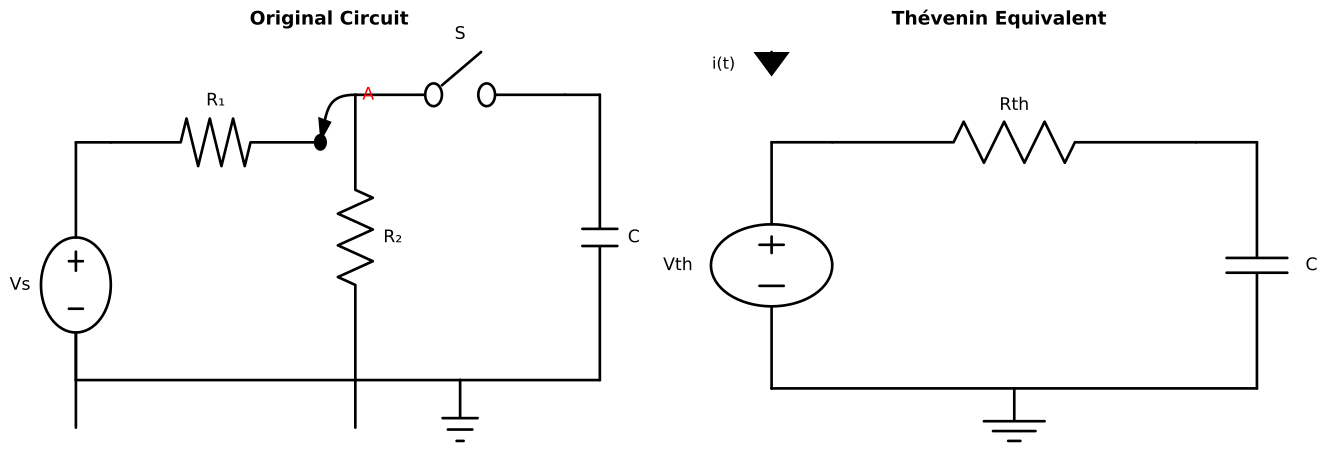

Generate this figure with Python:
"""
Q4-V3: Thevenin Equivalent with RC Circuit
Left: Original circuit (Vs, R1, R2 voltage divider + switch + C).
Right: Thevenin equivalent (Vth, Rth, C).
Shows both circuits side by side.
"""
import matplotlib
matplotlib.use('Agg')
import matplotlib.pyplot as plt
import schemdraw
import schemdraw.elements as elm

fig, (ax1, ax2) = plt.subplots(1, 2, figsize=(14, 5))

# Original circuit
ax1.set_title('Original Circuit', fontsize=14, fontweight='bold')
with schemdraw.Drawing(canvas=ax1) as d:
    d.config(unit=3, fontsize=13, font='sans-serif')

    source = d.add(elm.SourceV().up().label('Vs', loc='top', ofst=0.15))
    d += elm.Line().right().length(0.5).at(source.end)
    d += elm.Resistor().right().label('R₁')

    nodeA = d.add(elm.Dot())
    d.add(elm.Annotate().at(nodeA.center).delta(0.5, 0.5).label('A', color='red', fontsize=13))

    # R2 to ground
    d.push()
    d += elm.Resistor().down().label('R₂', loc='bottom', ofst=0.15)
    d += elm.Line().down().length(0.5)
    d.pop()

    # Switch then C
    sw = d.add(elm.Switch().right().label('S'))
    d += elm.Line().right().length(0.5)
    cap = d.add(elm.Capacitor().down().label('C', loc='bottom', ofst=0.15))

    d += elm.Line().left().length(2)
    d += elm.Ground()
    d += elm.Line().left().tox(source.start)
    d += elm.Line().up().toy(source.start)

ax1.axis('off')

# Thevenin equivalent
ax2.set_title('Thévenin Equivalent', fontsize=14, fontweight='bold')
with schemdraw.Drawing(canvas=ax2) as d:
    d.config(unit=3, fontsize=13, font='sans-serif')

    source = d.add(elm.SourceV().up().label('Vth', loc='top', ofst=0.15))
    d += elm.Line().right().length(0.5).at(source.end)
    d += elm.Resistor().right().label('Rth')
    d += elm.Line().right().length(0.5)
    cap = d.add(elm.Capacitor().down().label('C', loc='bottom', ofst=0.15))

    d.add(elm.CurrentLabelInline(direction='in').at(source.end).label('i(t)', fontsize=12))

    d += elm.Line().left().length(2)
    d += elm.Ground()
    d += elm.Line().left().tox(source.start)
    d += elm.Line().up().toy(source.start)

ax2.axis('off')

plt.tight_layout()
plt.savefig('q4_v3_thevenin_rc.svg', format='svg', bbox_inches='tight')
plt.savefig('q4_v3_thevenin_rc.png', format='png', dpi=150, bbox_inches='tight')
plt.close()
